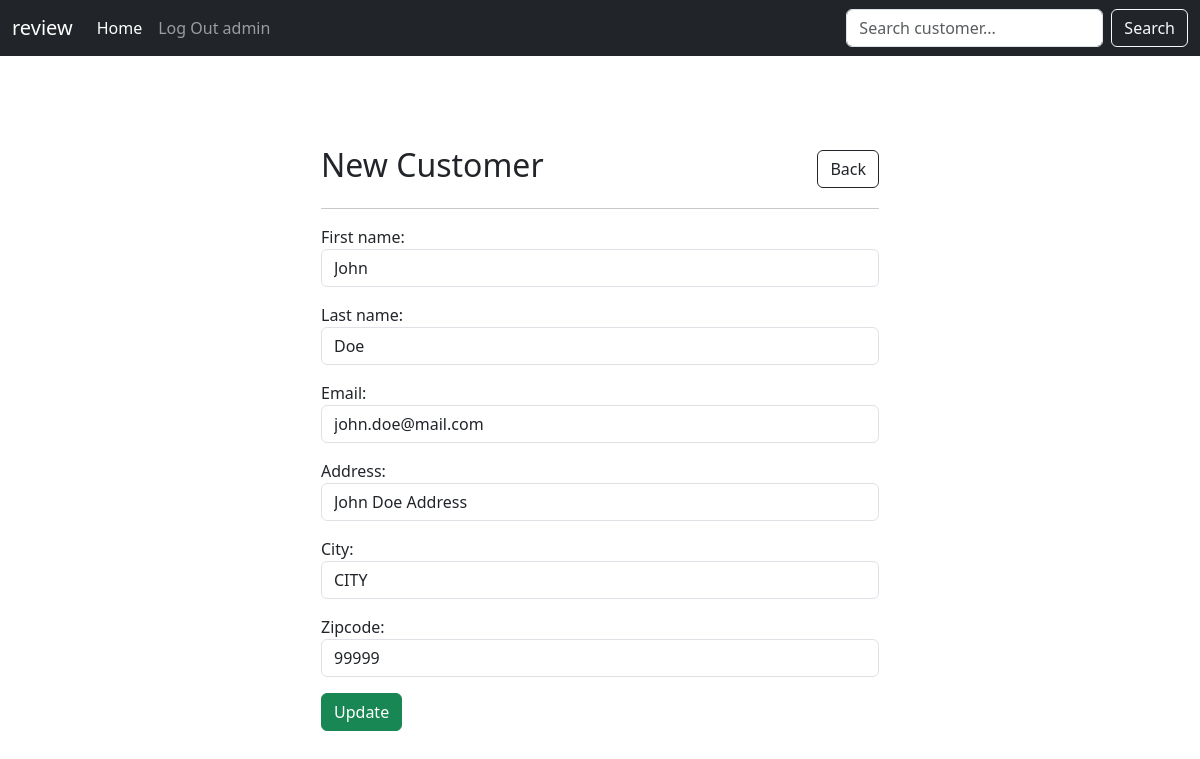
The app's page /update_customer/1/ (signed in), older data.
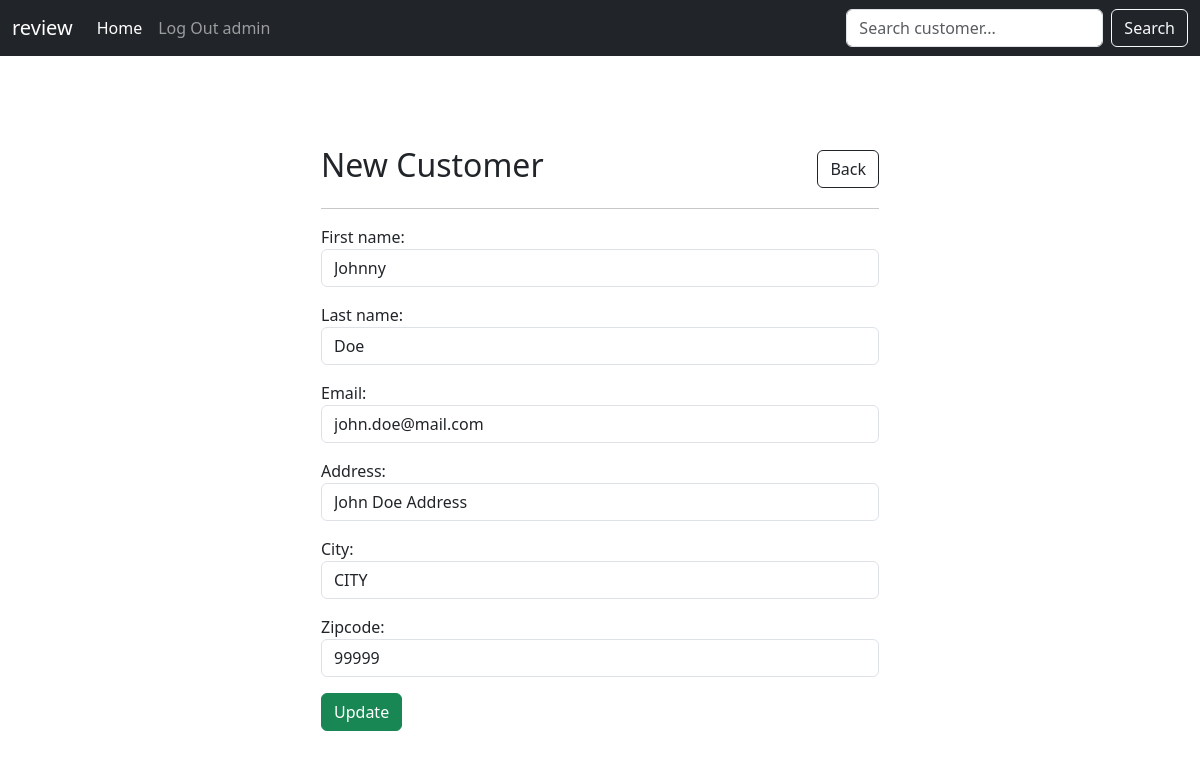
The same page, newer data.
### my_app/models.py (models this page shows, shortened)
class Customer(models.Model):
    first_name = models.CharField(max_length=100)
    last_name = models.CharField(max_length=100)
    email = models.EmailField()
    address = models.TextField()
    city = models.CharField(max_length=100)
    zipcode = models.CharField(max_length=10)

### my_app/views.py (the view)
# urls.py: path('update_customer/<int:customer_id>/', views.update_customer, name='update_customer'),
def update_customer(request, customer_id):
    customer = Customer.objects.get(id=customer_id)
    form = CustomerForm(request.POST or None, instance=customer)
    if request.user.is_authenticated:
        if request.method == 'POST':
            if form.is_valid():
                form.save()
                messages.success(request, 'Customer has been updated')
                return redirect('my_app:home')
        else:
            form = CustomerForm(instance=customer)
            return render(request, 'my_app/update_customer.html', {'form': form})
    else:
        messages.success(request, 'Your not authorized to update this customer')
        return redirect('my_app:home')
    return render(request, 'my_app/update_customer.html', {'form': form})

### my_app/forms.py
class CustomerForm(forms.ModelForm):
    class Meta:
        model = Customer
        fields = ['first_name', 'last_name', 'email', 'address', 'city', 'zipcode']
        widgets = {
            'first_name': forms.TextInput(attrs={'class': 'form-control'}),
            'last_name': forms.TextInput(attrs={'class': 'form-control'}),
            'email': forms.EmailInput(attrs={'class': 'form-control'}),
            'address': forms.TextInput(attrs={'class': 'form-control'}),
            'city': forms.TextInput(attrs={'class': 'form-control'}),
            'zipcode': forms.TextInput(attrs={'class': 'form-control'}),
        }

### my_app/templates/my_app/update_customer.html
{% extends 'my_app/base.html' %} {% block content %}
<div class="col-md-6 m-auto">
  <div class="d-flex justify-content-between align-items-center">
    <h2>New Customer</h2>
    <a href="{% url 'my_app:home' %}" class="btn btn-outline-dark">Back</a>
  </div>
  <hr />
  <form method="POST">
    {% csrf_token %} {{form.as_p}}
    <button type="submit" class="btn btn-success">Update</button>
  </form>
</div>
{% endblock %}

Row changes from the older to the newer data that the page shows:
changed Customer "Doe": first_name "John" → "Johnny"
